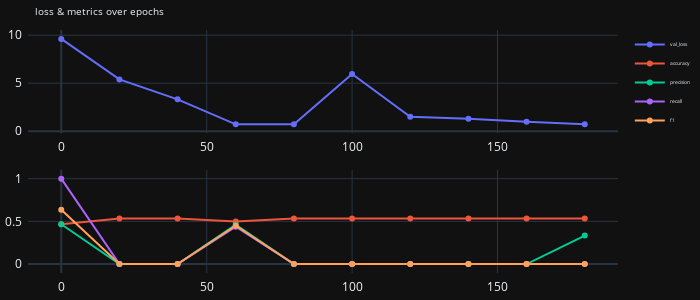
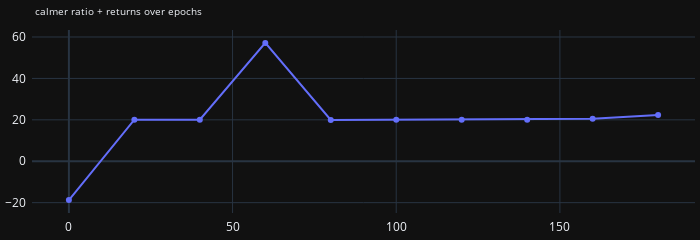
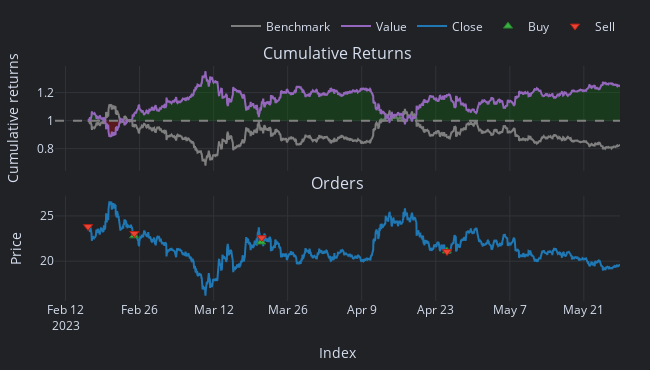
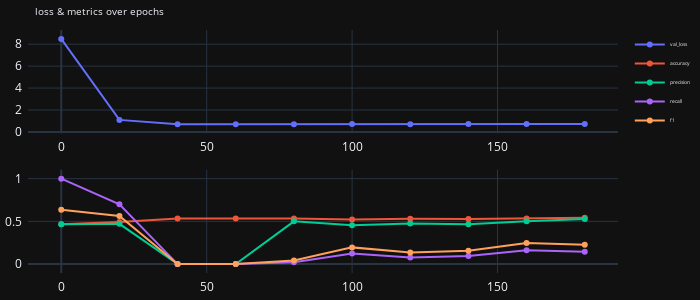

The notebook cell saved with these charts, in order:
### Code cell
def objective(trial):
    
    random.seed(42)
    np.random.seed(42)
    torch.manual_seed(42)
    torch.use_deterministic_algorithms(True)


    # feature_idx = trial.suggest_int('feature_idx', 0, X_train_tensor.shape[2] - 1)
    X_train_selected = X_train_tensor[:, :, 20:39]
    X_val_selected = X_val_tensor[:, :, 20:39]
    # X_test_selected = X_test_tensor[:, :, feature_idx:feature_idx+1]
    
    # Move tensors to the MPS device
    X_train_selected_gpu = X_train_selected.float().to(device)
    X_val_selected_gpu = X_val_selected.float().to(device)
    y_train_tensor_gpu = y_train_tensor.long().to(device)
    y_val_tensor_gpu = y_val_tensor.long().to(device)
    
    out_dims = len(np.unique(y_train_tensor.cpu().numpy()))
    if binary:
        out_dims = 1
        y_train_tensor_gpu = y_train_tensor.float().to(device)
        y_val_tensor_gpu = y_val_tensor.float().to(device)
    
    # Create the model with bidirectional LSTM
    model = BiLSTMClassifierWithAttention(input_dim=X_train_selected.shape[-1], hidden_dim=hidden_dim, num_layers=num_layers, output_dim=out_dims, dropout_rate=dropout_rate).to(device)
    optimiser = torch.optim.Adam(model.parameters(), lr=learning_rate)
    scheduler = optim.lr_scheduler.StepLR(optimiser, step_size=step_size, gamma=gamma)
    criterion = nn.CrossEntropyLoss(weight=class_weights_tensor)
    if binary:
        criterion = nn.BCEWithLogitsLoss()
        y_val_tensor_gpu = y_val_tensor_gpu.unsqueeze(1)
        


    rolling_window = deque(maxlen=rolling_window_size)
    epoch_nums_1 = []
    calmer_return = []
    val_loss = []
    accuracy = []
    precision = []
    recall = []
    f1 = []        
   
    model.train()
    for epoch in range(num_epochs): 
        optimiser.zero_grad()   
        output = model(X_train_selected_gpu)
        output = torch.squeeze(output)  # This removes the extra dimension
        loss = criterion(output, y_train_tensor_gpu)  # Ensure y_train is of type torch.long
        loss.backward()
        optimiser.step()
        scheduler.step()


        if epoch % print_epochs == 0:  # Adjust as needed
            financial_results = validate_financials(model, X_val_selected_gpu)
            
            validation_results = validate_multi_with_metrics(model, criterion, X_val_selected_gpu, y_val_tensor_gpu, device)
            if binary:
                validation_results = validate_binary_with_metrics(model, criterion, X_val_selected_gpu, y_val_tensor_gpu, device)
            epoch_nums_1.append(epoch)
            accuracy.append(validation_results['accuracy'])
            val_loss.append(validation_results['loss'])
            precision.append(validation_results['precision'])
            recall.append(validation_results['recall'])
            f1.append(validation_results['f1'])
            calmer_return.append(financial_results['calmer_returns'])
            rolling_window.append(financial_results['calmer_returns'])
            
            if len(rolling_window) == rolling_window_size:
                variance = np.var(list(rolling_window))
                
                if variance < variance_threshold:
                    print(f"Early stopping triggered epoch {epoch}. Variance is below the threshold.")
                    break
                if len(calmer_return) >= rolling_window_size and all(x < 0 for x in calmer_return[-rolling_window_size:]):
                    print(f"Early stopping triggered epoch {epoch}. The last {rolling_window_size} returns are negative.")
                    break
            

    plot_vals(epoch_nums_1, val_loss, accuracy, precision, recall, f1)
    plot_returns(epoch_nums_1, calmer_return)
    backtest(model, X_val_selected_gpu)
    return loss.item()

sampler = optuna.samplers.TPESampler(seed=42)
study = optuna.create_study(direction='minimize', sampler=sampler)
study.optimize(objective, n_trials=num_trials)

print('Best trial:', study.best_trial.params)

### Figure 1 — Plotly figure (JSON) as saved in the notebook; plotly's stock layout.template omitted (floating-point values rounded to 4 significant figures)
{"data": [{"mode": "lines+markers", "name": "val_loss", "type": "scatter", "x": [0, 20, 40, 60, 80, 100, 120, 140, 160, 180], "xaxis": "x", "y": [9.614, 5.397, 3.317, 0.7167, 0.7223, 5.963, 1.511, 1.307, 0.9722, 0.7131], "yaxis": "y"}, {"mode": "lines+markers", "name": "accuracy", "type": "scatter", "x": [0, 20, 40, 60, 80, 100, 120, 140, 160, 180], "xaxis": "x2", "y": [0.4658, 0.5342, 0.5342, 0.4994, 0.5321, 0.5342, 0.5342, 0.5342, 0.5337, 0.5337], "yaxis": "y2"}, {"mode": "lines+markers", "name": "precision", "type": "scatter", "x": [0, 20, 40, 60, 80, 100, 120, 140, 160, 180], "xaxis": "x2", "y": [0.4658, 0, 0, 0.4607, 0, 0, 0, 0, 0, 0.3333], "yaxis": "y2"}, {"mode": "lines+markers", "name": "recall", "type": "scatter", "x": [0, 20, 40, 60, 80, 100, 120, 140, 160, 180], "xaxis": "x2", "y": [1, 0, 0, 0.4373, 0, 0, 0, 0, 0, 0.0009], "yaxis": "y2"}, {"mode": "lines+markers", "name": "f1", "type": "scatter", "x": [0, 20, 40, 60, 80, 100, 120, 140, 160, 180], "xaxis": "x2", "y": [0.6356, 0, 0, 0.4487, 0, 0, 0, 0, 0, 0.0018], "yaxis": "y2"}], "layout": {"autosize": false, "height": 300, "legend": {"font": {"size": 5}}, "margin": {"b": 5, "l": 5, "pad": 5, "r": 5, "t": 30}, "title": {"font": {"size": 10}, "text": "loss & metrics over epochs"}, "width": 700, "xaxis": {"anchor": "y", "domain": [0, 1]}, "xaxis2": {"anchor": "y2", "domain": [0, 1]}, "yaxis": {"anchor": "x", "domain": [0.575, 1]}, "yaxis2": {"anchor": "x2", "domain": [0, 0.425]}}}

### Figure 2 — Plotly figure (JSON) as saved in the notebook; plotly's stock layout.template omitted (floating-point values rounded to 4 significant figures)
{"data": [{"mode": "lines+markers", "name": "calmer returns", "type": "scatter", "x": [0, 20, 40, 60, 80, 100, 120, 140, 160, 180], "y": [-18.77, 20.07, 20.07, 57.15, 19.92, 20.07, 20.07, 20.07, 20.5, 22.39]}], "layout": {"autosize": false, "height": 150, "legend": {"font": {"size": 5}}, "margin": {"b": 5, "l": 5, "pad": 5, "r": 5, "t": 30}, "title": {"font": {"size": 10}, "text": "calmer ratio + returns over epochs"}, "width": 700}}

### Figure 3 — Plotly figure (JSON) as saved in the notebook; plotly's stock layout.template omitted (floating-point values rounded to 4 significant figures; data arrays with more than 128 entries replaced by an {"elided": "..."} marker saying what was removed)
{"data": [{"legendgroup": "0", "line": {"color": "#7f7f7f"}, "mode": "lines", "name": "Benchmark", "showlegend": true, "type": "scatter", "uid": "8cb45ab8-6c2c-4106-84a2-2ac3dc30924c", "x": {"elided": "2415 str values"}, "xaxis": "x", "y": {"elided": "2415 float values"}, "yaxis": "y"}, {"hoverinfo": "skip", "line": {"color": "rgba(0, 0, 0, 0)", "width": 0}, "mode": "lines", "opacity": 0, "showlegend": false, "type": "scatter", "uid": "7420f5bd-8c1a-4e29-84e9-dfa24d5ae8da", "x": {"elided": "2415 str values"}, "xaxis": "x", "y": {"elided": "2415 int values"}, "yaxis": "y"}, {"connectgaps": false, "fill": "tonexty", "fillcolor": "rgba(0, 128, 0, 0.25)", "hoverinfo": "skip", "line": {"color": "rgba(0, 0, 0, 0)", "width": 0}, "mode": "lines", "opacity": 0, "showlegend": false, "type": "scatter", "uid": "12c5f25f-aa3c-4eb5-8343-2642d407ea42", "x": {"elided": "2415 str values"}, "xaxis": "x", "y": {"elided": "2415 float values"}, "yaxis": "y"}, {"hoverinfo": "skip", "line": {"color": "rgba(0, 0, 0, 0)", "width": 0}, "mode": "lines", "opacity": 0, "showlegend": false, "type": "scatter", "uid": "f2ab1d35-f444-4934-80a1-4cb1e9e89185", "x": {"elided": "2415 str values"}, "xaxis": "x", "y": {"elided": "2415 int values"}, "yaxis": "y"}, {"connectgaps": false, "fill": "tonexty", "fillcolor": "rgba(255, 0, 0, 0.25)", "hoverinfo": "skip", "line": {"color": "rgba(0, 0, 0, 0)", "width": 0}, "mode": "lines", "opacity": 0, "showlegend": false, "type": "scatter", "uid": "82856656-8c4a-4a8a-872b-c4850c7514ee", "x": {"elided": "2415 str values"}, "xaxis": "x", "y": {"elided": "2415 float values"}, "yaxis": "y"}, {"legendgroup": "1", "line": {"color": "#9467bd"}, "mode": "lines", "name": "Value", "showlegend": true, "type": "scatter", "uid": "318f3752-49a8-4f5c-aeae-c6d152ff7c20", "x": {"elided": "2415 str values"}, "xaxis": "x", "y": {"elided": "2415 float values"}, "yaxis": "y"}, {"hoverinfo": "skip", "line": {"color": "rgba(0, 0, 0, 0)", "width": 0}, "mode": "lines", "opacity": 0, "showlegend": false, "type": "scatter", "uid": "524609d5-7a4f-4a4b-b8e5-b41b31c5ea6a", "x": {"elided": "2415 str values"}, "xaxis": "x", "y": {"elided": "2415 int values"}, "yaxis": "y"}, {"legendgroup": "2", "line": {"color": "#1f77b4"}, "mode": "lines", "name": "Close", "showlegend": true, "type": "scatter", "uid": "2d524b66-336a-4078-b33c-96bbfe37ba25", "x": {"elided": "2415 str values"}, "xaxis": "x2", "y": {"elided": "2415 float values"}, "yaxis": "y2"}, {"customdata": [["1", "2023-02-24 23:00:00+00:00", "2023-02-24 23:00:00+00:00", "2023-02-24 23:00:00+00:00", 8.583, 22.8, 0, "Market", "None"], ["3", "2023-03-21 00:00:00+00:00", "2023-03-21 00:00:00+00:00", "2023-03-21 00:00:00+00:00", 8.857, 22.12, 0, "Market", "None"], ["5", "2023-04-25 02:00:00+00:00", "2023-04-25 02:00:00+00:00", "2023-04-25 02:00:00+00:00", 9.157, 21.14, 0, "Market", "None"]], "hovertemplate": "<br>Order Id: %{customdata[0]}\n<br>Signal Index: %{customdata[1]}\n<br>Creation Index: %{customdata[2]}\n<br>Fill Index: %{customdata[3]}\n<br>Size: %{customdata[4]:,}\n<br>Price: %{customdata[5]:,}\n<br>Fees: %{customdata[6]:,}\n<br>Type: %{customdata[7]}\n<br>Stop Type: %{customdata[8]}", "marker": {"color": "#37B13F", "line": {"color": "rgb(38,123,44)", "width": 1}, "size": 8, "symbol": "triangle-up"}, "mode": "markers", "name": "Buy", "type": "scatter", "uid": "5ed79f48-d6b7-470c-ae78-108108ae005e", "x": ["2023-02-24T23:00:00+00:00", "2023-03-21T00:00:00+00:00", "2023-04-25T02:00:00+00:00"], "xaxis": "x2", "y": [22.8, 22.12, 21.14], "yaxis": "y2"}, {"customdata": [["0", "2023-02-16 06:00:00+00:00", "2023-02-16 06:00:00+00:00", "2023-02-16 06:00:00+00:00", 4.197, 23.83, 0, "Market", "None"], ["2", "2023-02-25 00:00:00+00:00", "2023-02-25 00:00:00+00:00", "2023-02-25 00:00:00+00:00", 8.722, 23.06, 0, "Market", "None"], ["4", "2023-03-21 02:00:00+00:00", "2023-03-21 02:00:00+00:00", "2023-03-21 02:00:00+00:00", 8.947, 22.59, 0, "Market", "None"], ["6", "2023-04-25 03:00:00+00:00", "2023-04-25 03:00:00+00:00", "2023-04-25 03:00:00+00:00", 9.478, 21.07, 0, "Market", "None"]], "hovertemplate": "<br>Order Id: %{customdata[0]}\n<br>Signal Index: %{customdata[1]}\n<br>Creation Index: %{customdata[2]}\n<br>Fill Index: %{customdata[3]}\n<br>Size: %{customdata[4]:,}\n<br>Price: %{customdata[5]:,}\n<br>Fees: %{customdata[6]:,}\n<br>Type: %{customdata[7]}\n<br>Stop Type: %{customdata[8]}", "marker": {"color": "#EA4335", "line": {"color": "rgb(181,31,18)", "width": 1}, "size": 8, "symbol": "triangle-down"}, "mode": "markers", "name": "Sell", "type": "scatter", "uid": "c54b3386-e327-40b2-a1e8-866cc0adc1d1", "x": ["2023-02-16T06:00:00+00:00", "2023-02-25T00:00:00+00:00", "2023-03-21T02:00:00+00:00", "2023-04-25T03:00:00+00:00"], "xaxis": "x2", "y": [23.83, 23.06, 22.59, 21.07], "yaxis": "y2"}], "layout": {"annotations": [{"font": {"size": 16}, "showarrow": false, "text": "Cumulative Returns", "x": 0.5, "xanchor": "center", "xref": "paper", "y": 1, "yanchor": "bottom", "yref": "paper"}, {"font": {"size": 16}, "showarrow": false, "text": "Orders", "x": 0.5, "xanchor": "center", "xref": "paper", "y": 0.4459, "yanchor": "bottom", "yref": "paper"}], "height": 370, "legend": {"orientation": "h", "traceorder": "normal", "x": 1, "xanchor": "right", "y": 1.108, "yanchor": "bottom"}, "margin": {"b": 30, "l": 30, "r": 30, "t": 30}, "shapes": [{"line": {"color": "gray", "dash": "dash"}, "type": "line", "x0": 0, "x1": 1, "xref": "paper", "y0": 1, "y1": 1, "yref": "y"}], "showlegend": true, "width": 650, "xaxis": {"anchor": "y", "domain": [0, 1], "matches": "x2", "showticklabels": false}, "xaxis2": {"anchor": "y2", "domain": [0, 1], "title": {"text": "Index"}}, "yaxis": {"anchor": "x", "domain": [0.5541, 1], "title": {"text": "Cumulative returns"}}, "yaxis2": {"anchor": "x2", "domain": [0, 0.4459], "title": {"text": "Price"}}}}

### Figure 4 — Plotly figure (JSON) as saved in the notebook; plotly's stock layout.template omitted (floating-point values rounded to 4 significant figures)
{"data": [{"mode": "lines+markers", "name": "val_loss", "type": "scatter", "x": [0, 20, 40, 60, 80, 100, 120, 140, 160, 180], "xaxis": "x", "y": [8.481, 1.1, 0.6914, 0.6923, 0.6926, 0.714, 0.7063, 0.7179, 0.7292, 0.7204], "yaxis": "y"}, {"mode": "lines+markers", "name": "accuracy", "type": "scatter", "x": [0, 20, 40, 60, 80, 100, 120, 140, 160, 180], "xaxis": "x2", "y": [0.4658, 0.4936, 0.5337, 0.5342, 0.5342, 0.523, 0.5304, 0.528, 0.5346, 0.5412], "yaxis": "y2"}, {"mode": "lines+markers", "name": "precision", "type": "scatter", "x": [0, 20, 40, 60, 80, 100, 120, 140, 160, 180], "xaxis": "x2", "y": [0.4658, 0.4707, 0, 0, 0.5, 0.456, 0.4757, 0.467, 0.5014, 0.5277], "yaxis": "y2"}, {"mode": "lines+markers", "name": "recall", "type": "scatter", "x": [0, 20, 40, 60, 80, 100, 120, 140, 160, 180], "xaxis": "x2", "y": [1, 0.6996, 0, 0, 0.0213, 0.1244, 0.0782, 0.0942, 0.1627, 0.144], "yaxis": "y2"}, {"mode": "lines+markers", "name": "f1", "type": "scatter", "x": [0, 20, 40, 60, 80, 100, 120, 140, 160, 180], "xaxis": "x2", "y": [0.6356, 0.5627, 0, 0, 0.0409, 0.1955, 0.1344, 0.1568, 0.2456, 0.2263], "yaxis": "y2"}], "layout": {"autosize": false, "height": 300, "legend": {"font": {"size": 5}}, "margin": {"b": 5, "l": 5, "pad": 5, "r": 5, "t": 30}, "title": {"font": {"size": 10}, "text": "loss & metrics over epochs"}, "width": 700, "xaxis": {"anchor": "y", "domain": [0, 1]}, "xaxis2": {"anchor": "y2", "domain": [0, 1]}, "yaxis": {"anchor": "x", "domain": [0.575, 1]}, "yaxis2": {"anchor": "x2", "domain": [0, 0.425]}}}
